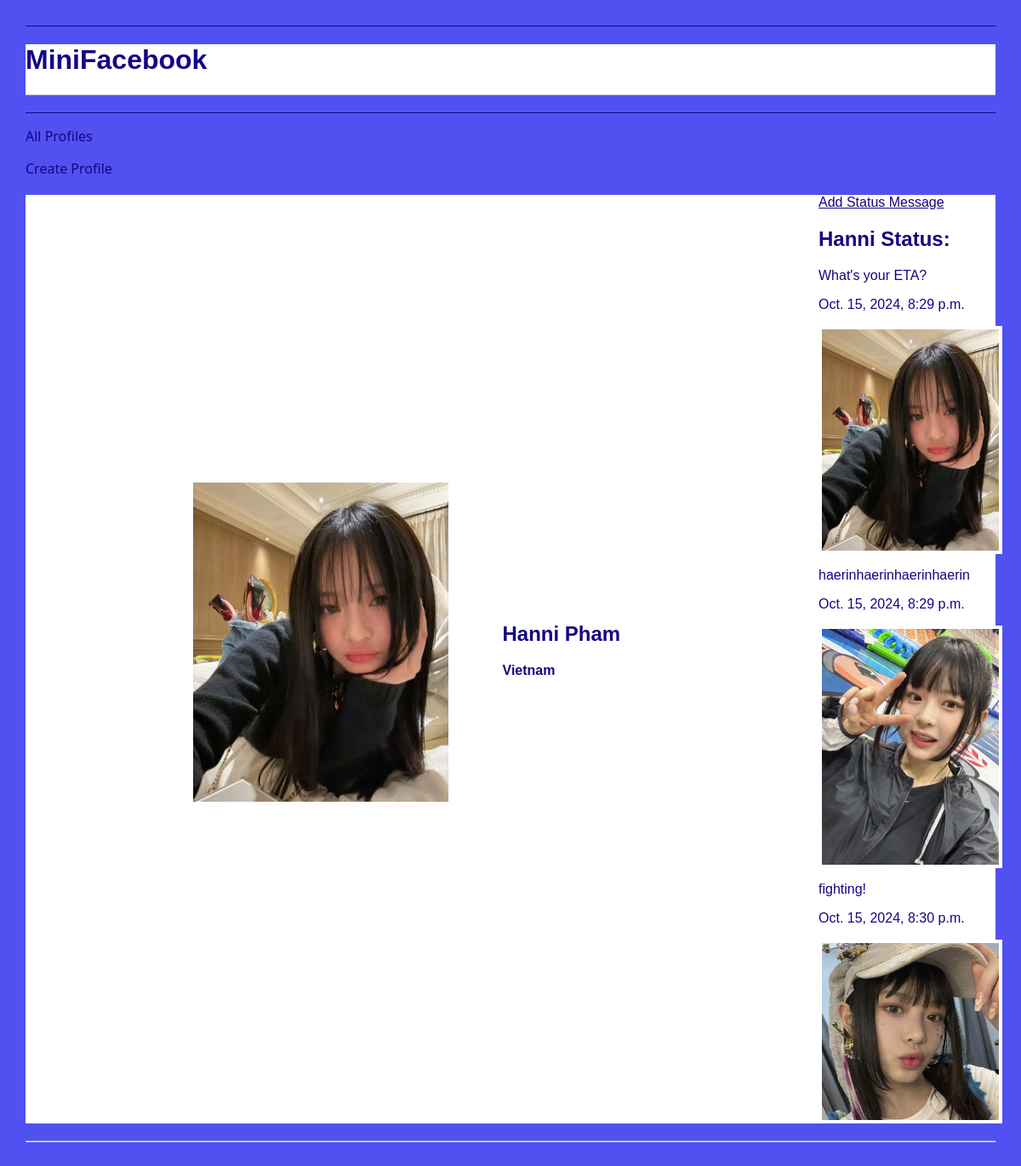
Screenshot of /mini_fb/profile/4/ with the database file from the repository.
### mini_fb/models.py (models this page shows, shortened)
class Profile(models.Model):
    first_name = models.TextField(blank=False)
    last_name = models.TextField(blank=False)
    city = models.TextField(blank=False)
    email = models.TextField(blank=False)
    image_file = models.ImageField(blank=True)
    def get_status_messages(self):
        message = StatusMessage.objects.filter(profile=self)
        return message

class StatusMessage(models.Model):
    timestamp = models.DateTimeField(auto_now=True)
    message = models.TextField(blank=False)
    profile = models.ForeignKey("Profile", on_delete=models.CASCADE)
    def get_images(self):
        return Image.objects.filter(status_message = self)

class Image(models.Model):
    image_file = models.ImageField(upload_to='images/')
    status_message = models.ForeignKey(StatusMessage, on_delete=models.CASCADE)
    timestamp = models.DateTimeField(default=timezone.now)

### mini_fb/views.py (the view)
# urls.py: path('profile/<int:pk>/', views.ShowProfilePageView.as_view(), name='show_profile'),
class ShowProfilePageView(DetailView):
    model = Profile
    template_name = 'mini_fb/show_profile.html'
    context_object_name = 'profile'
    '''pick profile '''
    def get_object(self):
        pk = self.kwargs.get('pk')
        print("pk is")
        print(pk)
        return Profile.objects.get(pk=pk)

### mini_fb/templates/mini_fb/show_profile.html
{% extends 'mini_fb/base.html' %}
{% block content %}
<main class="grid-container">
    <profile class="featured">
        {% if profile.image_file.url %}
        <img src="{{profile.image_file.url}}" alt="{{profile.image_file.url}}">
        {% endif %}
        <div>
            <h2>{{profile.first_name}} {{profile.last_name}}</h2>
            <strong>  {{profile.city}}</strong>
        </div>
    </profile>
    <div>
        <a href="{% url 'create_status' profile.pk %}" style="text-decoration: underline;">Add Status Message</a>
        <h2>{{profile.first_name}} Status:</h2>
        {% for s in profile.get_status_messages %}
        <profile>
            <div>
                <p>{{s.message}}</p>
                <p>{{s.timestamp}}</p>
                {% for img in s.get_images %}
                    <div>
                        <img src="{{img.image_file.url}}" alt="{{img.image_file.url}}">
                    </div>
                {%endfor%}
            </div>
        </profile>
        {%endfor%}
    </div>
</main>
{% endblock %}

### static/mini_fb.css (style rules this page uses)
body { margin: 30px; background: #5151f2; font-family:Verdana, Geneva, Tahoma, sans-serif; }
a:link, a:visited { text-decoration: none; color: #150484; text-decoration: none; display: inline-block; }
h1, h2, h3, h4, h5, h6 { font-family:Verdana, Geneva, Tahoma, sans-serif; color: #150484; }
strong { font-family:Verdana, Geneva, Tahoma, sans-serif; color: #150484; }
p { color: #150484; }
main { margin-top: 100px; margin: 20px auto; }
.grid-container { background: #fff; gap: 25px; margin: 20px auto; display: grid; grid-template-columns: repeat(5, 1fr); }
profile.featured { grid-column: span 4; display: grid; gap: 60px; grid-template-columns: 2fr 1fr; align-items: center; border-bottom: 1px #bbc7c7; padding-bottom: 40px; margin: 20px auto; }
profile img, profile.featured img { width: 100%; max-width: 300px; border: 4px solid #fff; }

### rows the page displays
Profile: image_file (picture), first_name "Hanni", last_name "Pham", city "Vietnam"
StatusMessage: message "What's your ETA?", timestamp "Oct. 15, 2024, 8:29 p.m."
Image: image_file (picture)
StatusMessage: message "haerinhaerinhaerinhaerin", timestamp "Oct. 15, 2024, 8:29 p.m."
Image: image_file (picture)
StatusMessage: message "fighting!", timestamp "Oct. 15, 2024, 8:30 p.m."
Image: image_file (picture)
